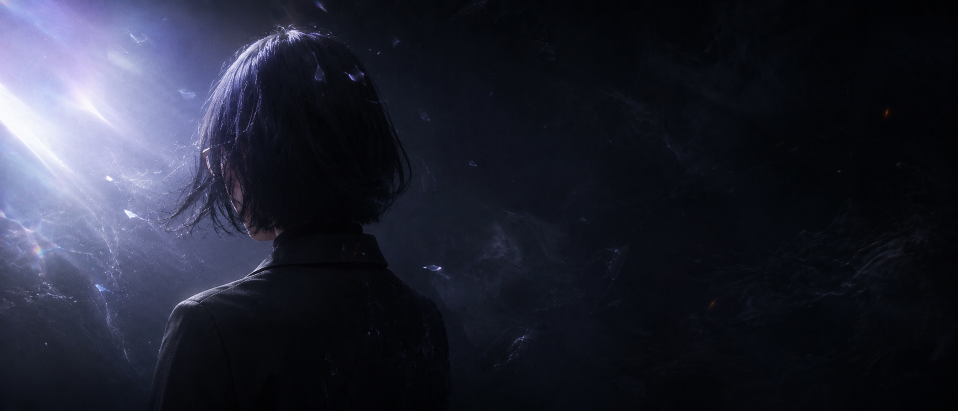
#> input picture assets/supica-portrait.png, 1916 x 821 px (shown at 1/2 size); its folder holds only this picture in this run
$ python optimize-images.py
#> lines starting #> are read from the running program, lines starting #| are printed output that depends on the picture
from pathlib import Path
from PIL import Image, ImageOps


ROOT = Path(__file__).resolve().parent.parent
ASSETS = ROOT / "assets"
ARTWORKS = ASSETS / "artworks"
OG_SOURCE = ASSETS / "og-supica-kasasagi.png"


def save_webp(source: Path, destination: Path, width: int | None = None) -> None:
    with Image.open(source) as image:
#> image is the input picture: PIL image 1916x821 RGB; mean R, G, B 34.3, 36.7, 50.2
        image = image.convert("RGB")
        if width and image.width != width:
            height = round(image.height * width / image.width)
            image = image.resize((width, height), Image.Resampling.LANCZOS)
        image.save(destination, "WEBP", quality=84, method=6, optimize=True)


save_webp(ASSETS / "supica-portrait.png", ASSETS / "supica-portrait.webp")

for source in sorted(ARTWORKS.glob("*.png")):
    save_webp(source, source.with_suffix(".webp"))
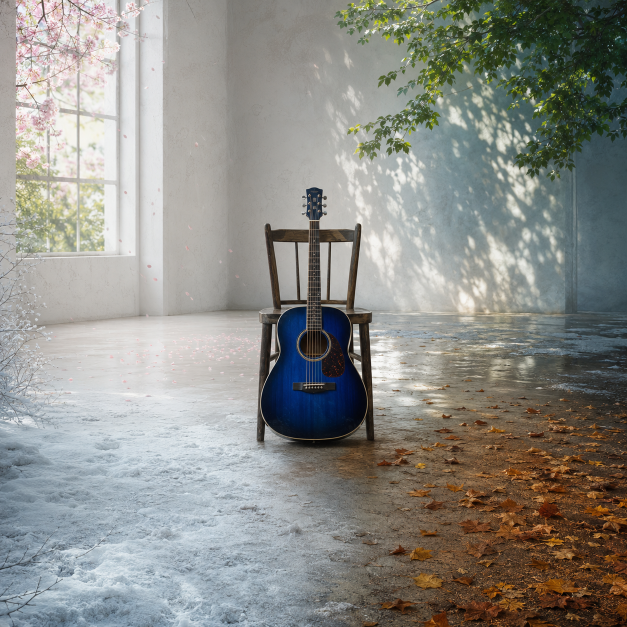
#> input picture assets/artworks/008.png, 1254 x 1254 px (shown at 1/2 size)
#> in save_webp, image is the input picture: PIL image 1254x1254 RGB; mean R, G, B 141.3, 141.3, 135.9
    save_webp(source, source.with_name(f"{source.stem}-640.webp"), width=640)
#> call 3 of save_webp, with width = 640
#> in save_webp (call 3), `image = image.resize((width, height), Image.Resampling.LANCZOS)`:
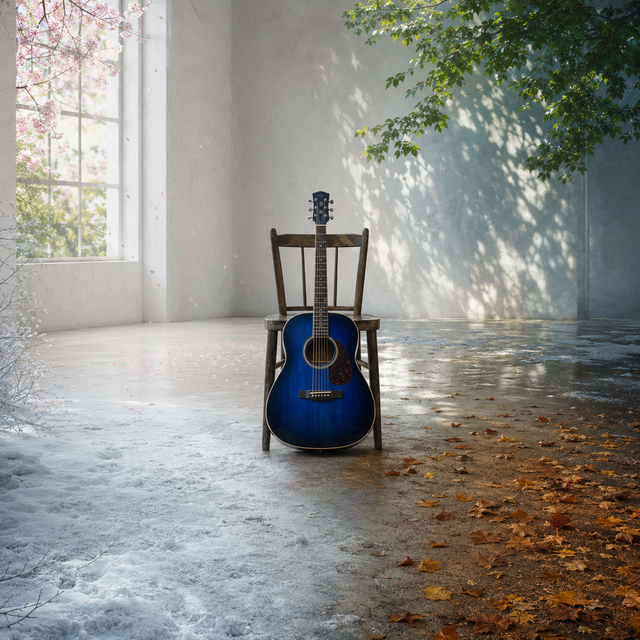
#> image: PIL image 640x640 RGB; mean R, G, B 141.3, 141.3, 135.9

with Image.open(ARTWORKS / "008.png") as artwork:
    artwork = artwork.convert("RGB")
    artwork.resize((32, 32), Image.Resampling.LANCZOS).save(
        ASSETS / "favicon-32.png", "PNG", optimize=True
    )
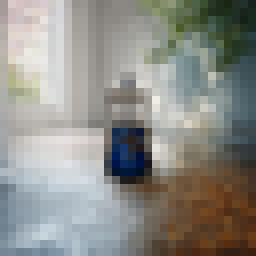
#> saved as favicon-32.png: PIL image 32x32 RGB (shown 8 times larger); mean R, G, B 141.3, 141.3, 135.9
    artwork.resize((180, 180), Image.Resampling.LANCZOS).save(
        ASSETS / "apple-touch-icon.png", "PNG", optimize=True
    )
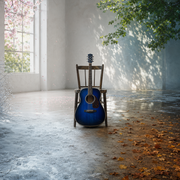
#> saved as apple-touch-icon.png: PIL image 180x180 RGB; mean R, G, B 141.3, 141.3, 135.9

if not OG_SOURCE.exists():
#> (the run stopped early here; a loop or call above may not have finished)
